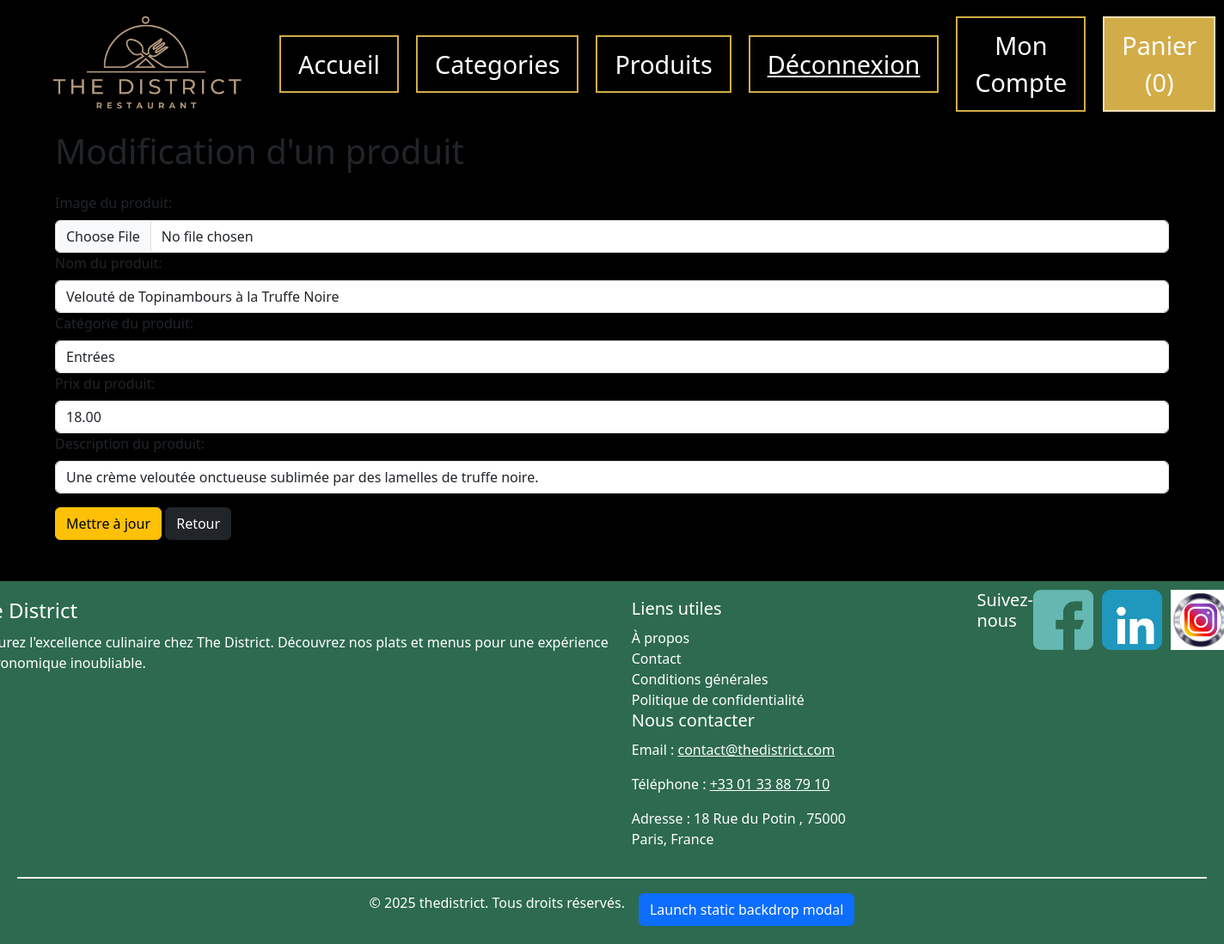
Page /produit-select.php?modify=1 (signed in) on the committed database.
### tables this page shows
CREATE TABLE `produit` (
  `produit_ID` int(11) NOT NULL,
  `produit_libelle` varchar(50) NOT NULL,
  `produit_prix` decimal(19,2) NOT NULL,
  `produit_image` varchar(50) DEFAULT NULL,
  `produit_description` varchar(500) NOT NULL,
  `categorie_ID` int(11) NOT NULL
);

### produit-select.php (the view, shortened to what this page needs)
<?php
include("header.php");
$id = isset($_GET['modify']) ? $_GET['modify'] : '';
$libelle = $idValue = '';
$categories = $pdo->query("SELECT categorie_ID, categorie_libelle FROM categorie")->fetchAll();
if ($id !== '') {
    $sql = "SELECT * FROM produit p JOIN categorie c ON p.categorie_ID = c.categorie_ID WHERE p.produit_ID = '$id'";
    $result = $pdo->query($sql);
    $product = $result->fetch(PDO::FETCH_ASSOC);
    if ($product) {
        $libelle = $product['produit_libelle'];
        $prix = $product['produit_prix'];
        $description = $product['produit_description'];
    } else {
        echo "Produit introuvable.";
        exit;
    }
}
?>
<div class="container my-5">
    <h1 class="mb-4"><?= $id ? "Modification" : "Création" ?> d'un produit</h1>
    <form method="post">
        <div class="mb-3">
            <label for="image" class="form-label">Image du produit: </label>
            <input type="file" class="form-control" id="image" name="produit_image" value="<?= $id ? htmlentities($photo) : "" ?>">
            <label for="libelle" class="form-label">Nom du produit: </label>
            <input type="text" class="form-control" id="libelle" name="produit_libelle" value="<?= $id ? htmlentities($libelle) : "" ?>" required>
            <label for="categorie" class="form-label">Catégorie du produit: </label>
            <select name="categorie" class="form-control" id="categorie">
                <?php foreach($categories as $categorieValue):?>
                    <option value="<?= $categorieValue['categorie_ID'] ?>" <?= (isset($product['categorie_ID']) && $product['categorie_ID'] == $categorieValue['categorie_ID']) ? 'selected' : '' ?>>
                    <?= htmlentities($categorieValue['categorie_libelle']) ?>
                </option>
                <?php endforeach ?>
            </select>
            <label for="prix" class="form-label">Prix du produit: </label>
            <input type="text" class="form-control" id="prix" name="produit_prix" value="<?= $id ? htmlentities($prix) : "" ?>" required>
            <label for="description" class="form-label">Description du produit: </label>
            <input type="text" class="form-control" id="description" name="produit_description" value="<?= $id ? htmlentities($description) : "" ?>" required>
        </div>
               <button type="submit" class="btn btn-warning"><?= $id ? "Mettre à jour" : "Créer" ?></button>
        <a href="produits.php" class="btn btn-dark">Retour</a>
    </form>
</div>
<?PHP
include("footer.php");
?>

### styles/style.css (style rules this page uses)
body { background-color: black; }

### rows in the picture
produit: produit_libelle "Velouté de Topinambours à la Truffe Noire", produit_prix "18.00", produit_description "Une crème veloutée onctueuse sublimée par des lamelles de truffe noire."

### other values in the picture
$nombreTotal "0"
form field categorie "Entrées"
